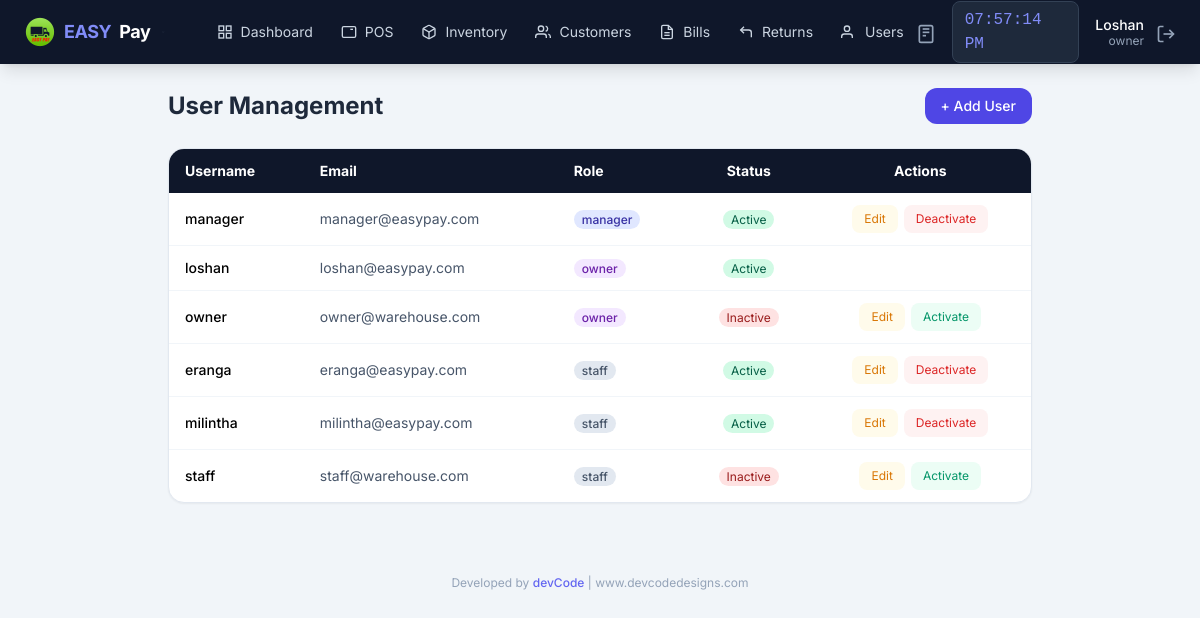
Before: /auth/users (signed in) with the older database file.
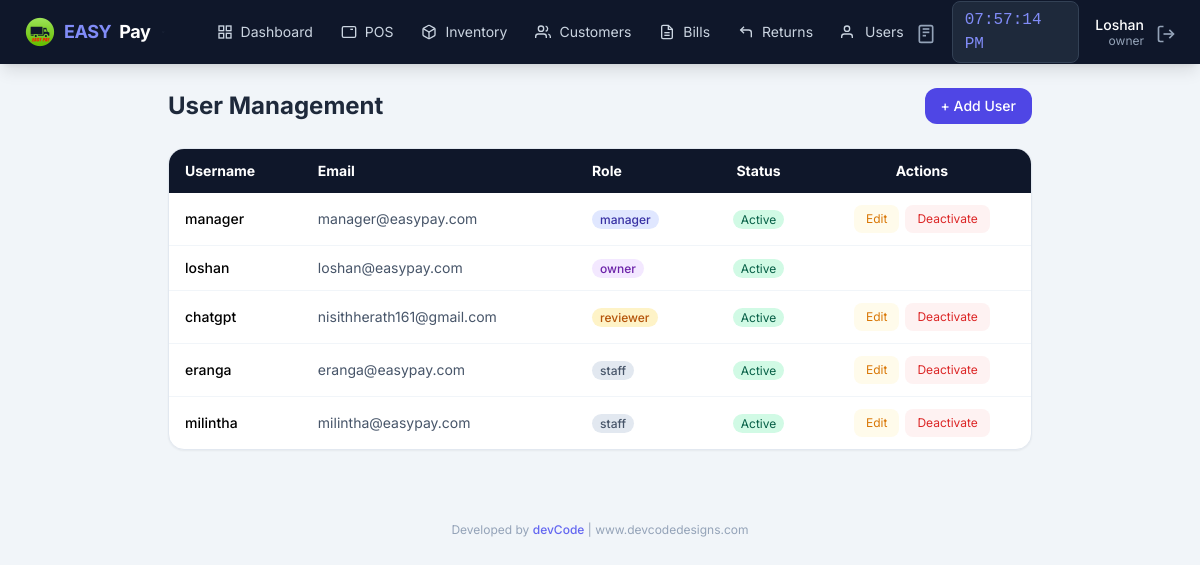
After: the same page with the newer database file.
### app/models/user.py (models this page shows, shortened)
class User(UserMixin, db.Model):
    __tablename__ = 'users'
    id = db.Column(db.Integer, primary_key=True)
    username = db.Column(db.String(50), unique=True, nullable=False)
    email = db.Column(db.String(120), unique=True, nullable=False)
    password_hash = db.Column(db.String(255), nullable=False)
    role = db.Column(db.String(20), default='staff')  # owner, manager, staff
    is_active = db.Column(db.Boolean, default=True)
    created_at = db.Column(db.DateTime, default=datetime.now)
    last_login = db.Column(db.DateTime)
    orders = db.relationship('Order', backref='cashier_rel', lazy=True, foreign_keys='Order.user_id')

### app/routes/auth.py (the view)
@auth_bp.route('/users')
@login_required
def manage_users():
    if current_user.role != 'owner':
        flash('Access denied', 'danger')
        return redirect(url_for('pos.dashboard'))
    users = User.query.order_by(User.role, User.username).all()
    return render_template('auth/users.html', users=users)

### app/models/user.py (called while the page is built)
@login_manager.user_loader
def load_user(user_id):
    return User.query.get(int(user_id))

### app/templates/auth/users.html (shortened to what this page needs)
{% extends "base.html" %}
{% block content %}
<div class="max-w-4xl mx-auto px-4 py-6">
    <div class="flex justify-between items-center mb-6">
        <h1 class="text-2xl font-bold text-slate-800">User Management</h1>
        <button onclick="showAddUser()" class="bg-indigo-600 text-white px-4 py-2 rounded-xl font-medium hover:bg-indigo-700 text-sm">
            + Add User
        </button>
    </div>
    <div class="bg-white rounded-2xl shadow-sm border border-slate-200 overflow-hidden">
        <table class="w-full text-sm">
            <thead>
                <tr class="bg-slate-900 text-white">
                    <th class="px-4 py-3 text-left">Username</th>
                    <th class="px-4 py-3 text-left">Email</th>
                    <th class="px-4 py-3 text-left">Role</th>
                    <th class="px-4 py-3 text-center">Status</th>
                    <th class="px-4 py-3 text-center">Actions</th>
                </tr>
            </thead>
            <tbody class="divide-y divide-slate-100">
                {% for u in users %}
                <tr class="hover:bg-slate-50">
                    <td class="px-4 py-3 font-medium">{{ u.username }}</td>
                    <td class="px-4 py-3 text-slate-600">{{ u.email }}</td>
                    <td class="px-4 py-3">
                        <span class="px-2 py-0.5 rounded-full text-xs font-medium
                            {{ 'bg-purple-100 text-purple-800' if u.role == 'owner' else
                               'bg-indigo-100 text-indigo-800' if u.role == 'manager' else
                               'bg-amber-100 text-amber-700' if u.role == 'reviewer' else
                               'bg-slate-200 text-slate-600' }}">{{ u.role }}</span>
                    </td>
                    <td class="px-4 py-3 text-center">
                        <span class="px-2 py-0.5 rounded-full text-xs {{ 'bg-emerald-100 text-emerald-800' if u.is_active else 'bg-red-100 text-red-800' }}">
                            {{ 'Active' if u.is_active else 'Inactive' }}
                        </span>
                    </td>
                    <td class="px-4 py-3 text-center">
                        <div class="flex justify-center gap-1.5">
                            {% if u.id != current_user.id %}
                            <button onclick="editUser({{ u.id }}, '{{ u.username }}', '{{ u.email }}', '{{ u.role }}')" class="px-3 py-1.5 bg-amber-50 text-amber-600 text-xs rounded-lg hover:bg-amber-100">Edit</button>
                            <form method="POST" action="{{ url_for('auth.toggle_user', user_id=u.id) }}" class="inline">
                                <button type="submit" class="px-3 py-1.5 {{ 'bg-red-50 text-red-600' if u.is_active else 'bg-emerald-50 text-emerald-600' }} text-xs rounded-lg hover:opacity-80">
                                    {{ 'Deactivate' if u.is_active else 'Activate' }}
                                </button>
                            </form>
                            {% endif %}
                        </div>
                    </td>
                </tr>
                {% endfor %}
            </tbody>
        </table>
    </div>
</div>
{% endblock %}

### app/templates/base.html (shortened to what this page needs)
<!DOCTYPE html>
<html lang="en">
<head>
    <script src="https://cdn.tailwindcss.com"></script>
</head>
<body class="bg-slate-100 min-h-screen">
    <nav class="bg-slate-900 text-white shadow-lg fixed top-0 left-0 right-0 z-50">
        <div class="flex justify-between items-center px-4 lg:px-6 h-16">
            <div class="flex items-center gap-6">
                <div class="relative">
                    <button onclick="toggleModeMenu()" class="flex items-center gap-2 text-lg font-bold tracking-tight hover:opacity-80 transition cursor-pointer">
                        <img src="{{ url_for('static', filename='img/easypay-logo.png') }}"
                            alt="EASY PAY"
                            class="w-8 h-8 object-contain">
                        <span class="text-indigo-400">EASY</span>Pay
                        <svg class="w-4 h-4 text-slate-400 ml-1" viewBox="0 0 24 24" fill="none" stroke="currentColor" stroke-width="2">
                            <polyline points="6 9 12 15 18 9"></polyline>
                        </svg>
                    </button>
                </div>
                {% if current_user.is_authenticated %}
                <div class="hidden lg:flex items-center gap-1 ml-4">
                    <a href="{{ url_for('pos.dashboard') }}" class="nav-link px-3 py-2 text-sm text-slate-300 hover:text-white flex items-center gap-2">
                        <svg class="icon-sm" viewBox="0 0 24 24" fill="none" stroke="currentColor" stroke-width="2">
                            <rect x="3" y="3" width="7" height="7"></rect><rect x="14" y="3" width="7" height="7"></rect>
                            <rect x="14" y="14" width="7" height="7"></rect><rect x="3" y="14" width="7" height="7"></rect>
                        </svg>
                        Dashboard
                    </a>
                    <a href="{{ url_for('pos.terminal') }}" class="nav-link px-3 py-2 text-sm text-slate-300 hover:text-white flex items-center gap-2">
                        <svg class="icon-sm" viewBox="0 0 24 24" fill="none" stroke="currentColor" stroke-width="2">
                            <rect x="2" y="4" width="20" height="16" rx="2"></rect>
                            <line x1="6" y1="8" x2="6" y2="8"></line><line x1="10" y1="8" x2="10" y2="8"></line>
                            <line x1="14" y1="8" x2="18" y2="8"></line>
                        </svg>
                        POS
                    </a>
                    {% if current_user.role in ['owner','manager','reviewer'] %}
                    <a href="{{ url_for('inventory.manage') }}" class="nav-link px-3 py-2 text-sm text-slate-300 hover:text-white flex items-center gap-2">
                        Inventory
                    </a>
                    {% endif %}
                    <a href="{{ url_for('customer.list_customers') }}" class="nav-link px-3 py-2 text-sm text-slate-300 hover:text-white flex items-center gap-2">
                        <svg class="icon-sm" viewBox="0 0 24 24" fill="none" stroke="currentColor" stroke-width="2">
                            <path d="M17 21v-2a4 4 0 0 0-4-4H5a4 4 0 0 0-4 4v2"></path>
                            <circle cx="9" cy="7" r="4"></circle>
                            <path d="M23 21v-2a4 4 0 0 0-3-3.87"></path>
                            <path d="M16 3.13a4 4 0 0 1 0 7.75"></path>
                        </svg>
                        Customers
                    </a>
                    <a href="{{ url_for('pos.bills') }}" class="nav-link px-3 py-2 text-sm text-slate-300 hover:text-white flex items-center gap-2">
                        <svg class="icon-sm" viewBox="0 0 24 24" fill="none" stroke="currentColor" stroke-width="2">
                            <path d="M14 2H6a2 2 0 0 0-2 2v16a2 2 0 0 0 2 2h12a2 2 0 0 0 2-2V8z"></path>
                            <polyline points="14 2 14 8 20 8"></polyline>
                            <line x1="16" y1="13" x2="8" y2="13"></line><line x1="16" y1="17" x2="8" y2="17"></line>
                        </svg>
                        Bills
                    </a>
                    <a href="{{ url_for('pos.returns') }}" class="nav-link px-3 py-2 text-sm text-slate-300 hover:text-white flex items-center gap-2">
                        <svg class="icon-sm" viewBox="0 0 24 24" fill="none" stroke="currentColor" stroke-width="2">
                            <polyline points="9 14 4 9 9 4"></polyline>
                            <path d="M20 20v-7a4 4 0 0 0-4-4H4"></path>
                        </svg>
                        Returns
                    </a>
                    {% if current_user.role in ['owner','reviewer'] %}
                    <a href="{{ url_for('auth.manage_users') }}" class="nav-link px-3 py-2 text-sm text-slate-300 hover:text-white flex items-center gap-2">
                        <svg class="icon-sm" viewBox="0 0 24 24" fill="none" stroke="currentColor" stroke-width="2">
                            <path d="M17 21v-2a4 4 0 0 0-4-4H5a4 4 0 0 0-4 4v2"></path>
                            <circle cx="9" cy="7" r="4"></circle>
                        </svg>
                        Users
                    </a>
                    {% endif %}
                </div>
                {% endif %}
            </div>
            {% if current_user.is_authenticated %}
            <div class="flex items-center gap-4">
                <a href="calc:" class="text-slate-400 hover:text-indigo-400 transition" title="Calculator">
                    <svg class="icon" viewBox="0 0 24 24" fill="none" stroke="currentColor" stroke-width="2">
                        <rect x="4" y="2" width="16" height="20" rx="2"></rect>
                        <line x1="8" y1="6" x2="16" y2="6"></line>
                        <line x1="8" y1="10" x2="16" y2="10"></line>
                        <line x1="8" y1="14" x2="12" y2="14"></line>
                    </svg>
                </a>
                <span id="liveClock" class="hidden sm:block text-base font-mono bg-slate-800 px-3 py-1.5 rounded-lg text-indigo-400 border border-slate-700"></span>
                <div class="flex items-center gap-3">
                    <div class="hidden sm:block text-right">
                        <p class="text-sm font-medium leading-tight">{{ current_user.username|capitalize }}</p>
                        <p class="text-xs text-slate-400 leading-tight">{{ current_user.role }}</p>
                    </div>
                    <a href="{{ url_for('auth.logout') }}" class="text-slate-400 hover:text-red-400 transition" title="Logout">
                        <svg class="icon" viewBox="0 0 24 24" fill="none" stroke="currentColor" stroke-width="2">
                            <path d="M9 21H5a2 2 0 0 1-2-2V5a2 2 0 0 1 2-2h4"></path>
                            <polyline points="16 17 21 12 16 7"></polyline>
                            <line x1="21" y1="12" x2="9" y2="12"></line>
                        </svg>
                    </a>
                </div>
            </div>
            {% endif %}
        </div>
    </nav>
    <div class="pt-16 pb-20 lg:pb-4">
        {% block content %}{% endblock %}
        <footer class="max-w-7xl mx-auto px-4 py-4 text-center text-xs text-slate-400 mt-8">
            Developed by <a href="https://www.devcodedesigns.com" target="_blank" class="text-indigo-500 hover:text-indigo-700 font-medium">devCode</a> | www.devcodedesigns.com
        </footer>
    </div>
</body>
</html>

### app/templates/base.html (style rules this page uses)
body { font-family: 'Inter', system-ui, sans-serif; }
.nav-link { transition: all 0.2s; }
.icon { width: 20px; height: 20px; display: inline-block; vertical-align: middle; }
.icon-sm { width: 16px; height: 16px; }

Changed rows visible on the page:
removed User: username "owner", email "owner@warehouse.com", role "owner", is_active "Inactive", is_active "Activate"
removed User: username "staff", email "staff@warehouse.com", role "staff", is_active "Inactive", is_active "Activate"
added User: username "chatgpt", email "nisithherath161@gmail.com", role "reviewer", is_active "Active", is_active "Deactivate"
